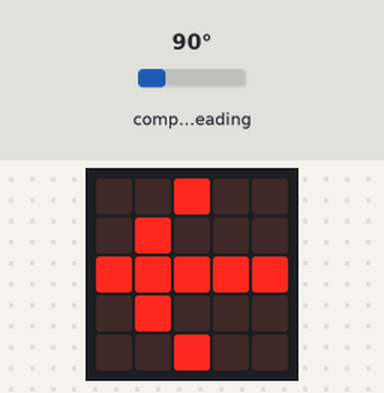
The program below on a simulated BBC micro:bit (MakeCode). Parts: the board's 5×5 LED display. The test bench sets the inputs (shaded band); at power-on: compass heading 90°. The compass is already calibrated.

Above: at 1.2 s.
1.3 s: compass heading set to 131°
2.8 s: compass heading set to 142°
At 3.5 s:
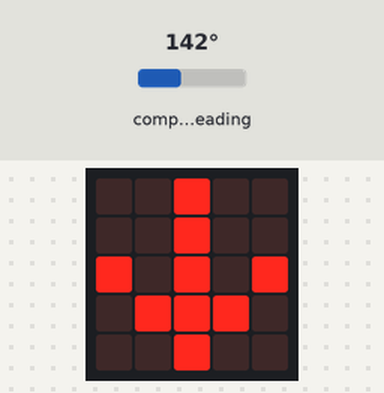
4.4 s: compass heading set to 221°
5.9 s: compass heading set to 230°
At 7.4 s:
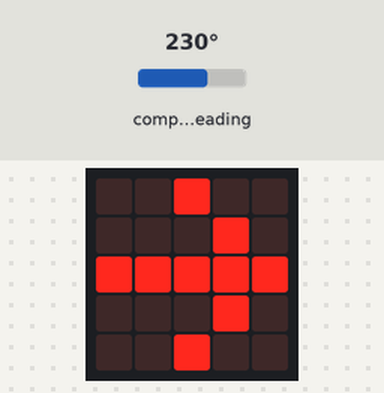
7.7 s: compass heading set to 7°
At 8.5 s:
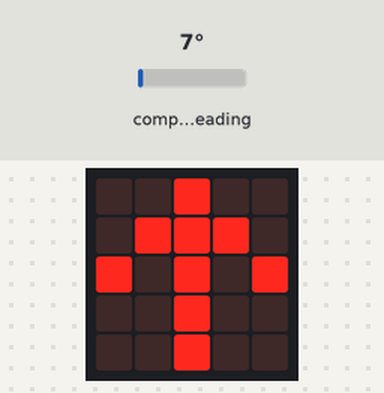
9.4 s: compass heading set to 41°
10.9 s: compass heading set to 50°
At 12.0 s:
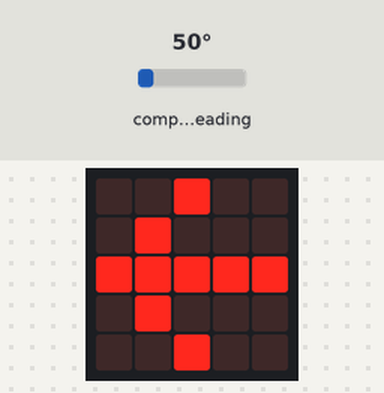
Timing chart, 0 to 13.7 s (numbered marks = the images above; inputs shaded):
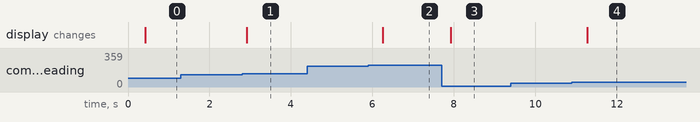

The program:

main.ts
```typescript
let fghj = 0
basic.forever(function () {
    if (45 < fghj && fghj < 135) {
        basic.showLeds(`
            . . # . .
            . # . . .
            # # # # #
            . # . . .
            . . # . .
            `)
    }
    if (135 < fghj && fghj < 225) {
        basic.showLeds(`
            . . # . .
            . . # . .
            # . # . #
            . # # # .
            . . # . .
            `)
    }
    if (225 < fghj && fghj < 315) {
        basic.showLeds(`
            . . # . .
            . . . # .
            # # # # #
            . . . # .
            . . # . .
            `)
    }
    if (315 < fghj) {
        basic.showLeds(`
            . . # . .
            . # # # .
            # . # . #
            . . # . .
            . . # . .
            `)
    }
    if (fghj < 45) {
        basic.showLeds(`
            . . # . .
            . # # # .
            # . # . #
            . . # . .
            . . # . .
            `)
    }
})
basic.forever(function () {
    fghj = input.compassHeading()
})
```

test.ts
```typescript
// tests gaan hier; deze zal niet worden gecompileerd wanneer dit pakket wordt gebruikt als extensie.
```

Measured:
- the behaviour switches between 135 and 136° on compass heading (found by bisection; images 0 and 1)
- the behaviour switches between 225 and 226° on compass heading (found by bisection; images 1 and 2)
- the behaviour switches between 45 and 46° on compass heading (found by bisection; images 3 and 4)
- after the input at 1.3 s, every drawn part: stays the same
- after the input at 2.8 s, the display: changes after 0.12 s (image 1)
- after the input at 4.4 s, every drawn part: stays the same
- after the input at 5.9 s, the display: changes after 0.36 s (image 2)
- after the input at 7.7 s, the display: changes after 0.22 s (image 3)
- after the input at 9.4 s, every drawn part: stays the same
- after the input at 10.9 s, the display: changes after 0.38 s (image 4)
